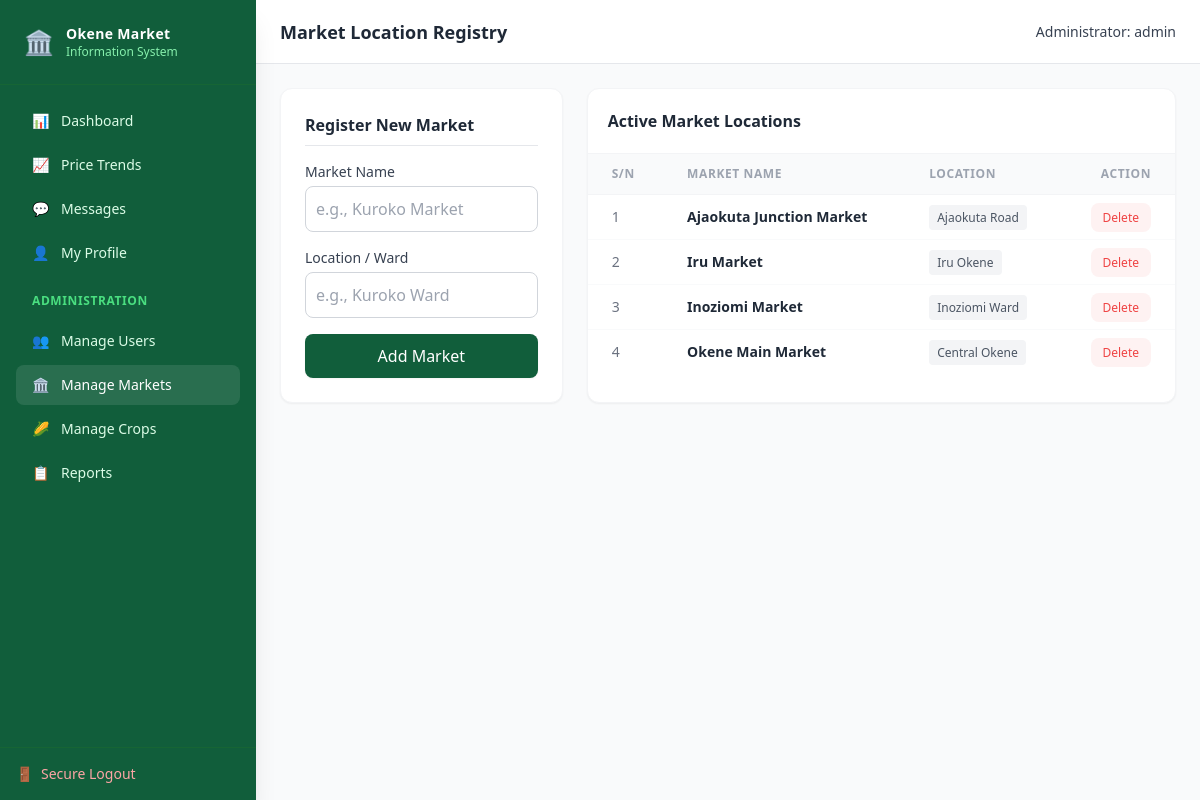
The page /cmpis/manage_markets.php (signed in) on the database its author committed.
### tables this page shows
CREATE TABLE `markets` (
  `id` int(11) NOT NULL,
  `market_name` varchar(100) NOT NULL,
  `location` varchar(100) DEFAULT NULL
);

### cmpis/manage_markets.php (the view, shortened to what this page needs)
<?php
require_once 'config/db.php';
$userFullName = $_SESSION['fullname'];
$markets = $pdo->query("SELECT * FROM markets ORDER BY id DESC")->fetchAll(PDO::FETCH_ASSOC);
?>
<!DOCTYPE html>
<html lang="en">
<head>
    <script src="https://cdn.tailwindcss.com"></script>
</head>
<body class="bg-gray-50 font-sans antialiased flex min-h-screen">
    <aside class="w-64 bg-okene-green text-white flex flex-col justify-between hidden lg:flex shadow-xl z-20">
        <div>
            <div class="p-6 border-b border-green-800 flex items-center space-x-3">
                <span class="text-2xl">🏛️</span>
                <div>
                    <h1 class="font-bold text-sm tracking-wide">Okene Market</h1>
                    <p class="text-xs text-green-300">Information System</p>
                </div>
            </div>
            <nav class="p-4 space-y-1">
                <a href="dashboard.php" class="flex items-center space-x-3 text-green-100 hover:bg-white/5 px-4 py-2.5 rounded-lg text-sm transition-colors"><span>📊</span> <span>Dashboard</span></a>
                <a href="trends.php" class="flex items-center space-x-3 text-green-100 hover:bg-white/5 px-4 py-2.5 rounded-lg text-sm transition-colors"><span>📈</span> <span>Price Trends</span></a>
                <a href="chat.php" class="flex items-center space-x-3 text-green-100 hover:bg-white/5 px-4 py-2.5 rounded-lg text-sm transition-colors"><span>💬</span> <span>Messages</span></a>
                <a href="profile.php" class="flex items-center space-x-3 text-green-100 hover:bg-white/5 px-4 py-2.5 rounded-lg text-sm transition-colors"><span>👤</span> <span>My Profile</span></a>
                <div class="pt-4 pb-2 px-4 text-xs font-semibold text-green-400 uppercase tracking-wider">Administration</div>
                <a href="manage_users.php" class="flex items-center space-x-3 text-green-100 hover:bg-white/5 px-4 py-2.5 rounded-lg text-sm transition-colors"><span>👥</span> <span>Manage Users</span></a>
                <a href="manage_markets.php" class="flex items-center space-x-3 bg-white/10 px-4 py-2.5 rounded-lg text-sm font-medium"><span>🏛️</span> <span>Manage Markets</span></a>
                <a href="manage_crops.php" class="flex items-center space-x-3 text-green-100 hover:bg-white/5 px-4 py-2.5 rounded-lg text-sm transition-colors"><span>🌽</span> <span>Manage Crops</span></a>
                <a href="reports.php" class="flex items-center space-x-3 text-green-100 hover:bg-white/5 px-4 py-2.5 rounded-lg text-sm transition-colors"><span>📋</span> <span>Reports</span></a>
            </nav>
        </div>
        <div class="p-4 border-t border-green-800 flex items-center space-x-3">
            <a href="logout.php" class="flex items-center space-x-2 text-sm text-red-300 hover:text-white transition-colors w-full"><span>🚪</span> <span>Secure Logout</span></a>
        </div>
    </aside>
    <div class="flex-1 flex flex-col min-w-0 h-screen overflow-hidden">
        <header class="bg-white border-b border-gray-200 h-16 flex items-center justify-between px-6 shrink-0">
            <h2 class="text-lg font-bold text-gray-800">Market Location Registry</h2>
            <span class="text-sm font-medium text-gray-700">Administrator: <?php echo htmlspecialchars($userFullName); ?></span>
        </header>
        <main class="flex-1 p-6 space-y-6 overflow-y-auto bg-gray-50">
            <div class="grid grid-cols-1 lg:grid-cols-3 gap-6">
                <div class="bg-white rounded-xl border border-gray-100 shadow-sm p-6 h-fit">
                    <h3 class="font-bold text-gray-800 mb-4 border-b pb-2">Register New Market</h3>
                    <form action="manage_markets.php" method="POST" class="space-y-4">
                        <div>
                            <label class="block text-sm font-medium text-gray-700 mb-1">Market Name</label>
                            <input type="text" name="market_name" required placeholder="e.g., Kuroko Market" class="w-full border border-gray-300 rounded-lg p-2.5 focus:ring-1 focus:ring-okene-green focus:outline-none">
                        </div>
                        <div>
                            <label class="block text-sm font-medium text-gray-700 mb-1">Location / Ward</label>
                            <input type="text" name="location" required placeholder="e.g., Kuroko Ward" class="w-full border border-gray-300 rounded-lg p-2.5 focus:ring-1 focus:ring-okene-green focus:outline-none">
                        </div>
                        <button type="submit" name="add_market" class="w-full bg-okene-green hover:bg-green-800 text-white font-medium py-2.5 rounded-lg transition-colors shadow-sm mt-2">
                            Add Market
                        </button>
                    </form>
                </div>
                <div class="bg-white rounded-xl border border-gray-100 shadow-sm overflow-hidden lg:col-span-2">
                    <div class="p-5 border-b border-gray-100">
                        <h3 class="font-bold text-gray-800">Active Market Locations</h3>
                    </div>
                    <div class="overflow-x-auto">
                        <table class="w-full text-left border-collapse">
                            <thead>
                                <tr class="bg-gray-50 text-xs font-bold uppercase tracking-wider text-gray-400 border-b border-gray-100">
                                    <th class="py-3 px-6">S/N</th>
                                    <th class="py-3 px-6">Market Name</th>
                                    <th class="py-3 px-6">Location</th>
                                    <th class="py-3 px-6 text-right">Action</th>
                                </tr>
                            </thead>
                            <tbody class="divide-y divide-gray-50 text-sm text-gray-600">
                                <?php
                                $sn = 1;
                                foreach($markets as $m):
                                ?>
                                <tr class="hover:bg-gray-50 transition-colors">
                                    <td class="py-3 px-6 font-medium text-gray-500"><?php echo $sn++; ?></td>
                                    <td class="py-3 px-6 text-gray-800 font-semibold"><?php echo htmlspecialchars($m['market_name']); ?></td>
                                    <td class="py-3 px-6"><span class="bg-gray-100 text-gray-600 px-2 py-1 rounded text-xs"><?php echo htmlspecialchars($m['location']); ?></span></td>
                                    <td class="py-3 px-6 text-right">
                                        <a href="manage_markets.php?delete_id=<?php echo $m['id']; ?>" onclick="return confirm('Are you sure you want to delete this crop?');" class="text-red-500 hover:text-red-700 font-medium text-xs bg-red-50 px-3 py-1.5 rounded-lg">Delete</a>
                                    </td>
                                </tr>
                                <?php endforeach; ?>
                            </tbody>
                        </table>
                    </div>
                </div>
            </div>
        </main>
    </div>
</body>
</html>

### rows shown on the page
markets: market_name "Ajaokuta Junction Market", location "Ajaokuta Road"
markets: market_name "Iru Market", location "Iru Okene"
markets: market_name "Inoziomi Market", location "Inoziomi Ward"
markets: market_name "Okene Main Market", location "Central Okene"

### other values the page prints
$userFullName "admin"
